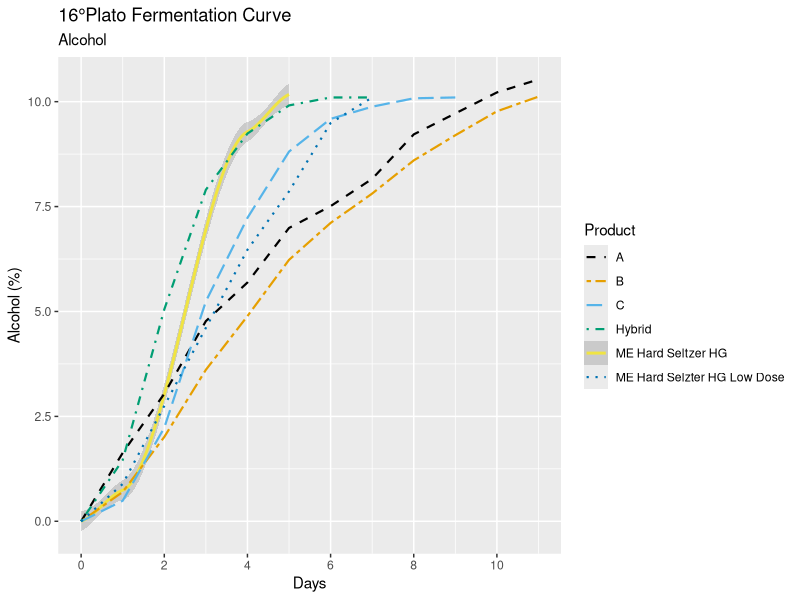
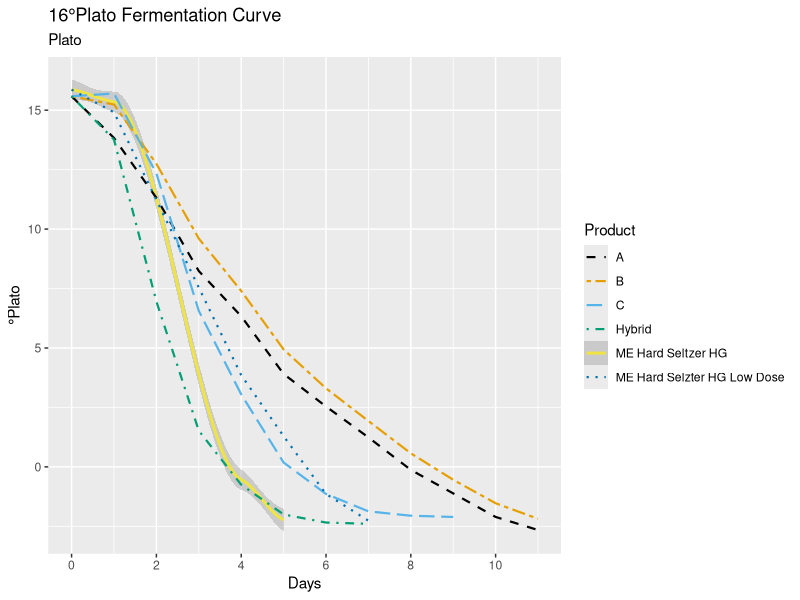
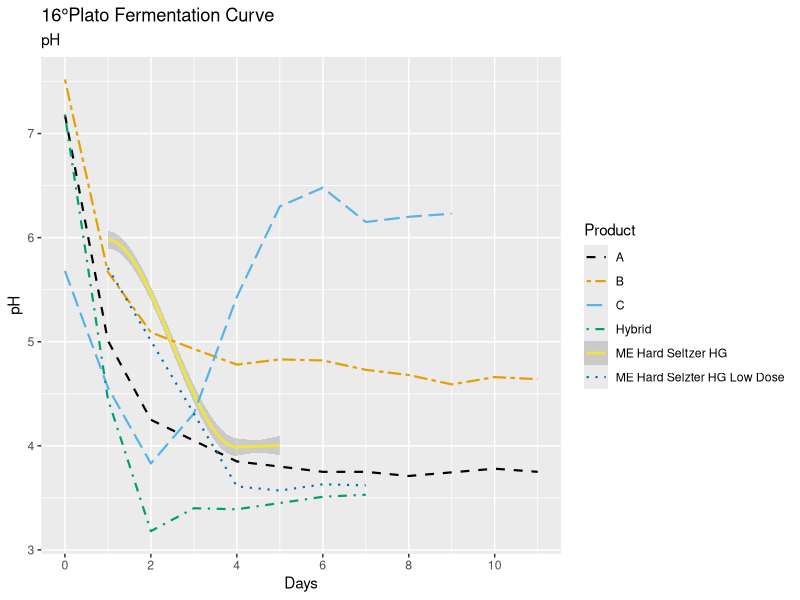
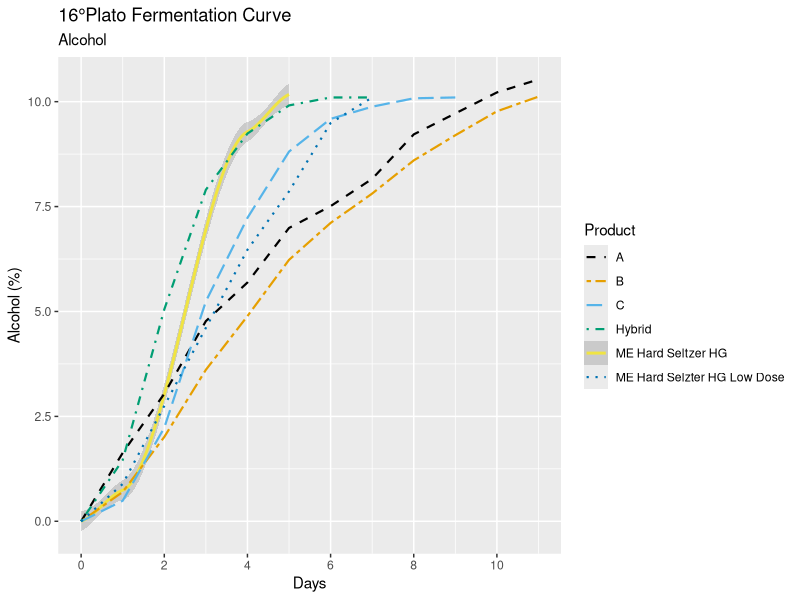
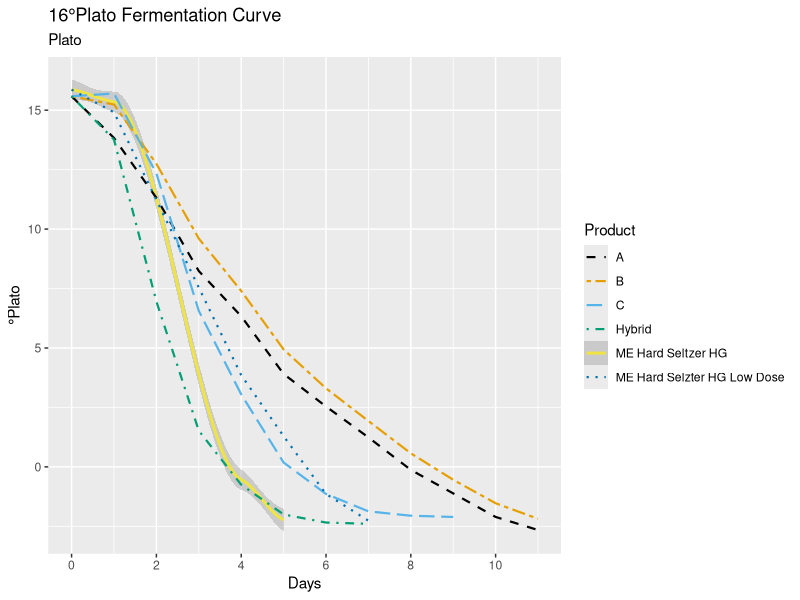
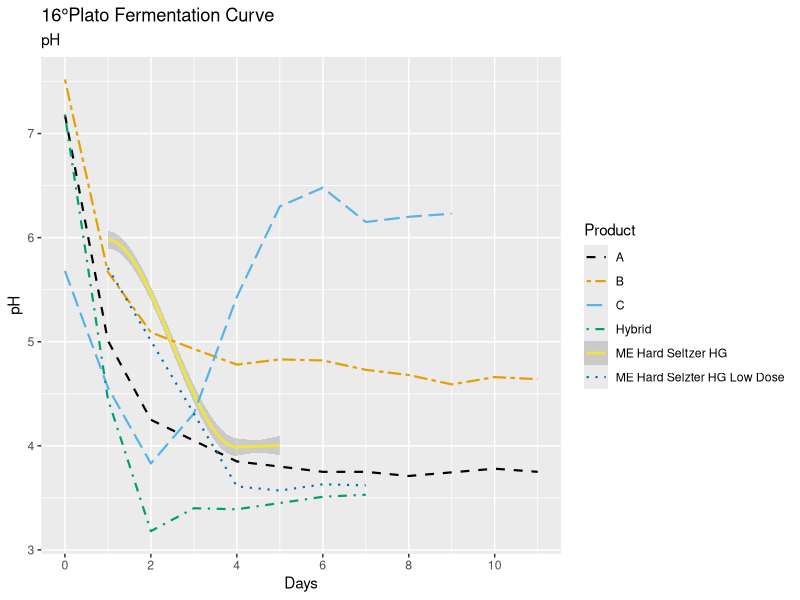

Reproduce these figures in R, in order.
install.packages("tidyverse")
library(tidyverse)
install.packages("rmarkdown")
library(rmarkdown)
install.packages("ggrepel")
library(ggrepel)

# Loading in the csv files containing the data
GFC21_003_Comp <- read_csv("GFC21_003_Comp_Anon.csv")

# Filtering the data to contain either our products or competitors
comp <- GFC21_003_Comp %>% 
  filter(product %in% c("A","B","C","Hybrid","ME Hard Selzter HG Low Dose"))
MEHSHG <- GFC21_003_Comp %>% 
  filter(product %in% c("ME Hard Seltzer HG"))

# Colorblind-friendly palette with black
cbPalette <- c("#000000", "#E69F00", "#56B4E9", "#009E73", "#F0E442", "#0072B2", "#D55E00", "#CC79A7")
lineVariation <- c("dashed","twodash","longdash","dotdash","solid","dotted")

# Plot looking at alcohol production between our product and competitors at 16 Plato over time
ggplot(data=GFC21_003_Comp,aes(x=day,y=alcohol*100,color=product,linetype=product))+
  geom_smooth(data=MEHSHG)+
  geom_line(data=comp,size=.75)+
  labs(title="16°Plato Fermentation Curve",
       subtitle="Alcohol",
       x="Days",
       y="Alcohol (%)",
       colour="Product",
       linetype="Product")+
  scale_color_manual(values=cbPalette)+
  scale_linetype_manual(values=lineVariation)+
  scale_x_continuous(breaks=seq(0,15,2))

ggsave("16p_comp_alcohol.png",width=8.5,height=5)

# Plot looking at plato reduction between our product and competitors at 16 Plato over time
ggplot(data=GFC21_003_Comp,aes(x=day,y=plato,color=product,linetype=product))+
  geom_smooth(data=MEHSHG)+
  geom_line(data=comp,size=.75)+
  labs(title="16°Plato Fermentation Curve",
       subtitle="Plato",
       x="Days",
       y="°Plato",
       colour="Product",
       linetype="Product")+
  scale_color_manual(values=cbPalette)+
  scale_linetype_manual(values=lineVariation)+
  scale_x_continuous(breaks=seq(0,15,2))

ggsave("16p_comp_plato.png",width=8.5,height=5)

# Plot looking at pH change between our product and competitors at 16 Plato over time
ggplot(data=GFC21_003_Comp,aes(x=day,y=pH,color=product,linetype=product))+
  geom_smooth(data=MEHSHG)+
  geom_line(data=comp,size=.75)+
  labs(title="16°Plato Fermentation Curve",
       subtitle="pH",
       x="Days",
       y="pH",
       colour="Product",
       linetype="Product")+
  scale_color_manual(values=cbPalette)+
  scale_linetype_manual(values=lineVariation)+
  scale_x_continuous(breaks=seq(0,15,2))

ggsave("16p_comp_pH.png",width=8.5,height=5)
